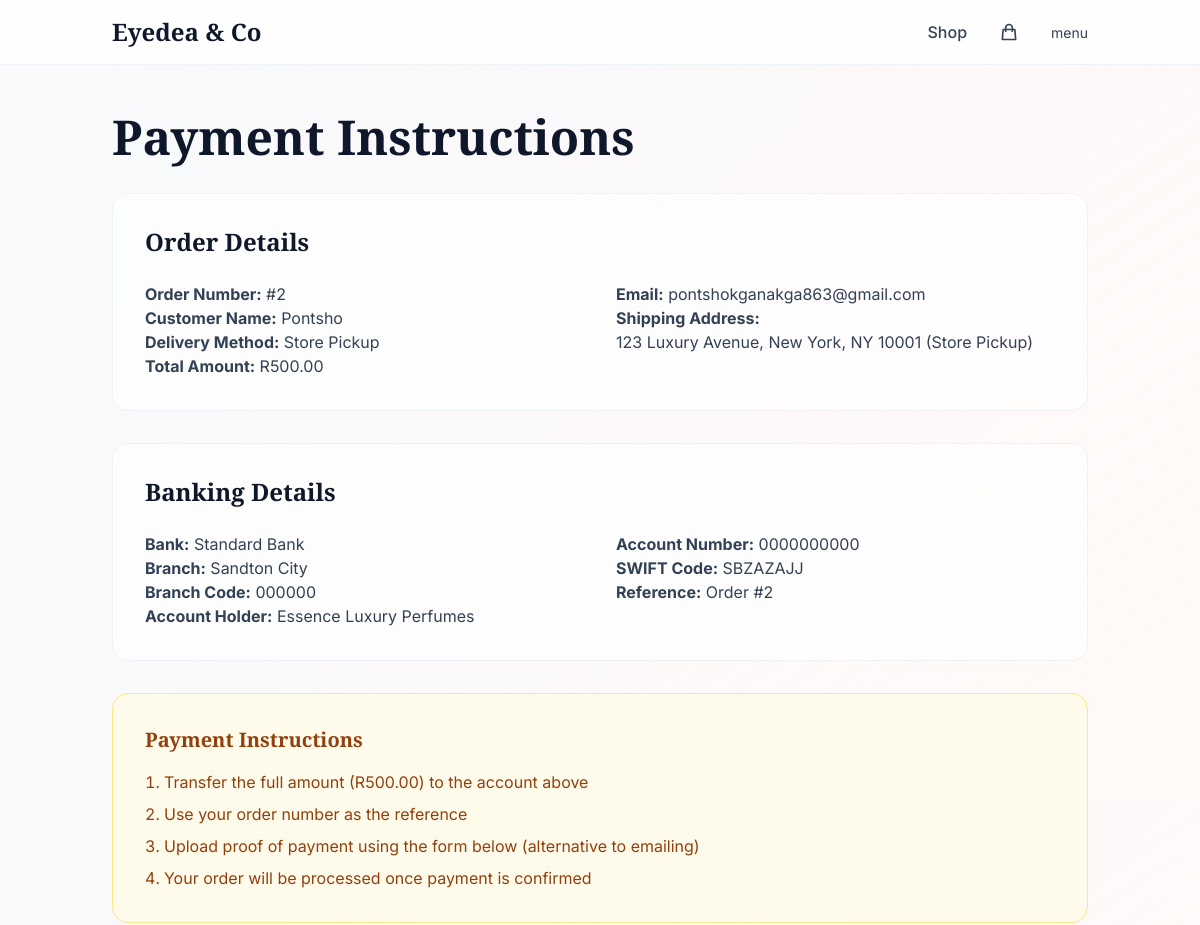
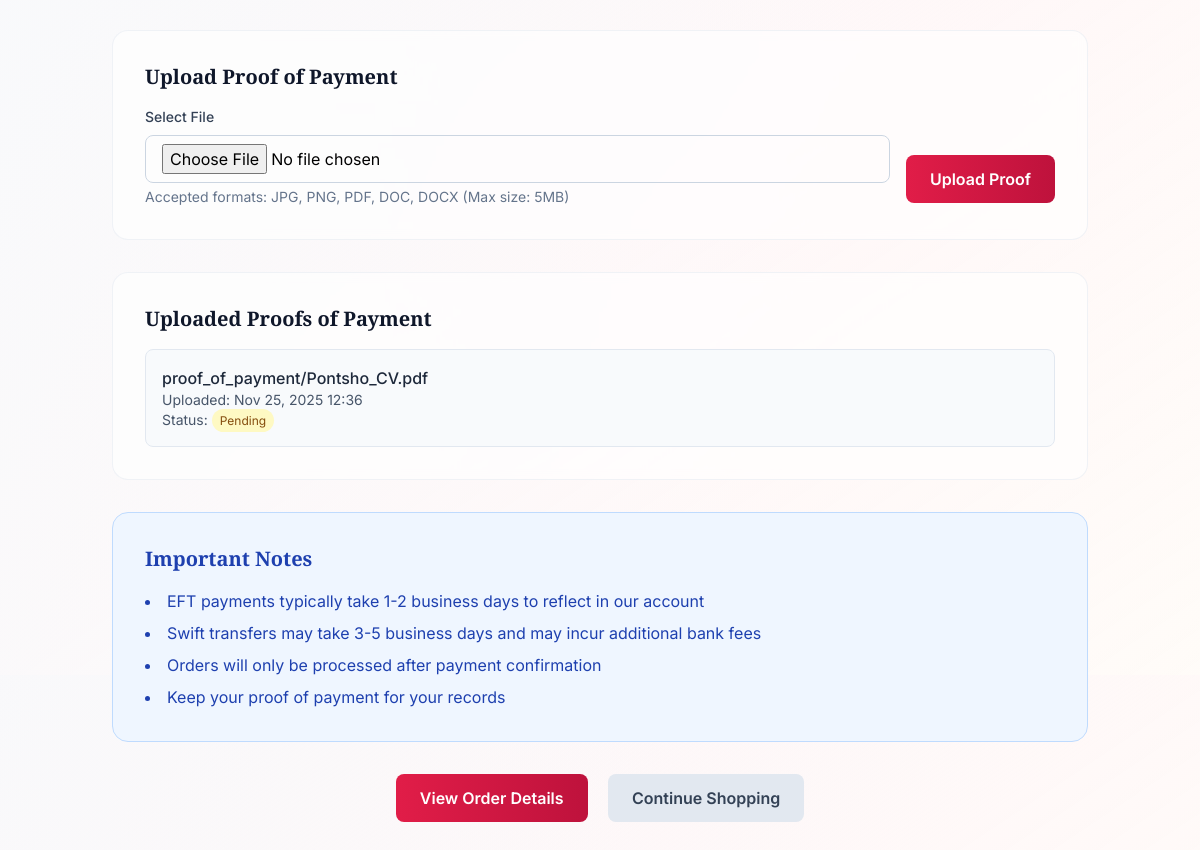
/api/auth/banking-details/2/ (signed in), run on the app's committed database (2 pictures, top to bottom).
### perfumes/models.py (models this page shows, shortened)
class Order(models.Model):
    ORDER_STATUS_CHOICES = [
        ('pending', 'Pending'),
        ('approved', 'Approved'),
        ('shipped', 'Shipped'),
        ('delivered', 'Delivered'),
        ('cancelled', 'Cancelled'),
    ]
    DELIVERY_METHOD_CHOICES = [
        ('shipping', 'Home Delivery'),
        ('pickup', 'Store Pickup'),
        ('pep_paxi', 'PEP/PAXI Delivery'),
    ]
    user = models.ForeignKey(User, on_delete=models.CASCADE)
    total = models.DecimalField(max_digits=10, decimal_places=2)
    status = models.CharField(max_length=20, choices=ORDER_STATUS_CHOICES, default='pending')
    delivery_method = models.CharField(max_length=20, choices=DELIVERY_METHOD_CHOICES, default='shipping')
    customer_name = models.CharField(max_length=255, null=True, blank=True)
    customer_email = models.EmailField(null=True, blank=True)
    shipping_address = models.TextField(null=True, blank=True)
    created_at = models.DateTimeField(auto_now_add=True)
    updated_at = models.DateTimeField(auto_now=True)

### authentication/models.py (models this page shows, shortened)
class BankingDetails(models.Model):
    bank_name = models.CharField(max_length=100, default='Standard Bank')
    account_holder_name = models.CharField(max_length=255, default='Essence Luxury Perfumes')
    account_number = models.CharField(max_length=50, default='0000000000')
    branch_code = models.CharField(max_length=20, default='000000')
    branch_name = models.CharField(max_length=100, default='Sandton City')
    swift_code = models.CharField(max_length=20, default='SBZAZAJJ', null=True, blank=True)
    reference_instruction = models.TextField(default="Use your order number as reference", blank=True)
    updated_at = models.DateTimeField(auto_now=True)
    class Meta:
        verbose_name = 'Banking Details'
        verbose_name_plural = 'Banking Details'

class ProofOfPayment(models.Model):
    STATUS_CHOICES = [
        ('pending', 'Pending'),
        ('confirmed', 'Confirmed'),
        ('rejected', 'Rejected'),
    ]
    order = models.ForeignKey('perfumes.Order', on_delete=models.CASCADE, related_name='proofs_of_payment')
    user = models.ForeignKey(User, on_delete=models.CASCADE)
    proof_image = models.ImageField(upload_to='proof_of_payment/', null=True, blank=True)
    proof_document = models.FileField(upload_to='proof_of_payment/', null=True, blank=True)
    uploaded_at = models.DateTimeField(auto_now_add=True)
    status = models.CharField(max_length=20, choices=STATUS_CHOICES, default='pending')
    notes = models.TextField(null=True, blank=True)
    class Meta:
        verbose_name = 'Proof of Payment'
        verbose_name_plural = 'Proof of Payments'

### authentication/views_admin.py (the view, shortened to what this page needs)
# urls.py: path('banking-details/<int:order_id>/', views_admin.banking_details_page, name='banking_details'),
def banking_details_page(request, order_id=None):
    banking_details, created = BankingDetails.objects.get_or_create(
        id=1,
        defaults={
            'bank_name': 'Standard Bank',
            'account_holder_name': 'Essence Luxury Perfumes',
            'account_number': '0000000000',
            'branch_code': '000000',
            'branch_name': 'Sandton City',
            'swift_code': 'SBZAZAJJ',
            'reference_instruction': 'Use your order number as reference'
        }
    )
    order = None
    proofs = None
    if order_id:
        try:
            from perfumes.models import Order
            order = Order.objects.get(id=order_id)
            proofs = ProofOfPayment.objects.filter(order=order, user=request.user).order_by('-uploaded_at')
        except:
            order = None
    context = {
        'banking_details': banking_details,
        'order': order,
        'proofs': proofs,
        'title': 'Banking Details - Make Payment'
    }
    return render(request, 'banking_details.html', context)

### authentication/context_processors.py (called while the page is built, shortened)
def contact_info(request):
    try:
        contact_info_instance = ContactInfo.objects.first()
        return {'contact_info': contact_info_instance}
    except:
        return {
            'contact_info': {
                'address': '123 Luxury Avenue',
                'city': 'New York',
                'state': 'NY',
                'zip_code': '10001',
                'email': 'contact@essence.com',
                'phone': '+1 (555) 123-4567'
            }
        }

### templates/banking_details.html (shortened to what this page needs)
{% extends "base.html" %}
{% block content %}
<div class="min-h-screen bg-gradient-to-br from-slate-50 via-rose-50/30 to-amber-50/20">
  <div class="container mx-auto px-6 py-12">
    <h1 class="text-4xl lg:text-5xl font-bold text-slate-900 mb-8" style="font-family: 'Playfair Display', serif;">
      Payment Instructions
    </h1>
    {% if order %}
    <div class="bg-white/60 backdrop-blur-sm rounded-2xl p-8 border border-slate-200/50 mb-8">
      <h2 class="text-2xl font-semibold text-slate-900 mb-6" style="font-family: 'Playfair Display', serif;">
        Order Details
      </h2>
      <div class="grid md:grid-cols-2 gap-8">
        <div>
          <p class="text-slate-700"><strong>Order Number:</strong> #{{ order.id }}</p>
          <p class="text-slate-700"><strong>Customer Name:</strong> {{ order.customer_name }}</p>
          <p class="text-slate-700"><strong>Delivery Method:</strong>
            {% if 'Store Pickup' in order.shipping_address %}
              Store Pickup
            {% else %}
              Home Delivery
            {% endif %}
          </p>
          <p class="text-slate-700"><strong>Total Amount:</strong> R{{ order.total|floatformat:2 }}</p>
        </div>
        <div>
          <p class="text-slate-700"><strong>Email:</strong> {{ order.customer_email }}</p>
          <p class="text-slate-700"><strong>Shipping Address:</strong></p>
          <p class="text-slate-700">{{ order.shipping_address }}</p>
        </div>
      </div>
    </div>
    {% endif %}
    <div class="bg-white/60 backdrop-blur-sm rounded-2xl p-8 border border-slate-200/50 mb-8">
      <h2 class="text-2xl font-semibold text-slate-900 mb-6" style="font-family: 'Playfair Display', serif;">
        Banking Details
      </h2>
      <div class="grid md:grid-cols-2 gap-8">
        <div>
          <p class="text-slate-700"><strong>Bank:</strong> {{ banking_details.bank_name }}</p>
          <p class="text-slate-700"><strong>Branch:</strong> {{ banking_details.branch_name }}</p>
          <p class="text-slate-700"><strong>Branch Code:</strong> {{ banking_details.branch_code }}</p>
          <p class="text-slate-700"><strong>Account Holder:</strong> {{ banking_details.account_holder_name }}</p>
        </div>
        <div>
          <p class="text-slate-700"><strong>Account Number:</strong> {{ banking_details.account_number }}</p>
          <p class="text-slate-700"><strong>SWIFT Code:</strong> {{ banking_details.swift_code }}</p>
          <p class="text-slate-700"><strong>Reference:</strong>
            {% if order %}
              Order #{{ order.id }}
            {% else %}
              Your Order Number
            {% endif %}
          </p>
        </div>
      </div>
    </div>
    <div class="bg-amber-50 border border-amber-200 rounded-2xl p-8 mb-8">
      <h3 class="text-xl font-semibold text-amber-800 mb-4">Payment Instructions</h3>
      <ol class="list-decimal list-inside space-y-2 text-amber-800">
        <li>Transfer the full amount (R{{ order.total|floatformat:2 }}) to the account above</li>
        <li>Use your order number as the reference</li>
        <li>Upload proof of payment using the form below (alternative to emailing)</li>
        <li>Your order will be processed once payment is confirmed</li>
      </ol>
    </div>
    {% if order %}
    <div class="bg-white/60 backdrop-blur-sm rounded-2xl p-8 border border-slate-200/50 mb-8">
      <h3 class="text-xl font-semibold text-slate-900 mb-4" style="font-family: 'Playfair Display', serif;">
        Upload Proof of Payment
      </h3>
      <form method="post" enctype="multipart/form-data" class="space-y-4">
        <div class="flex flex-col md:flex-row gap-4 items-start">
          <div class="flex-1 w-full">
            <label class="block text-sm font-medium text-slate-700 mb-2">Select File</label>
            <input
              type="file"
              name="proof_upload"
              accept=".jpg,.jpeg,.png,.pdf,.doc,.docx"
              class="w-full px-4 py-2 border border-slate-300 rounded-lg focus:outline-none focus:ring-2 focus:ring-rose-500 focus:border-transparent"
              required
            >
            <p class="text-sm text-slate-500 mt-1">Accepted formats: JPG, PNG, PDF, DOC, DOCX (Max size: 5MB)</p>
          </div>
          <div class="mt-6 md:mt-6">
            <button
              type="submit"
              class="px-6 py-3 bg-gradient-to-r from-rose-600 to-rose-700 text-white font-semibold rounded-lg hover:shadow-lg transition-shadow mt-6"
            >
              Upload Proof
            </button>
          </div>
        </div>
      </form>
    </div>
    {% if proofs %}
    <div class="bg-white/60 backdrop-blur-sm rounded-2xl p-8 border border-slate-200/50 mb-8">
      <h3 class="text-xl font-semibold text-slate-900 mb-4" style="font-family: 'Playfair Display', serif;">
        Uploaded Proofs of Payment
      </h3>
      <div class="space-y-4">
        {% for proof in proofs %}
        <div class="p-4 bg-slate-50 rounded-lg border border-slate-200">
          <div class="flex justify-between items-center">
            <div>
              <p class="font-medium text-slate-800">
                {% if proof.proof_image %}
                  {{ proof.proof_image.name|default:"Proof Image" }}
                {% elif proof.proof_document %}
                  {{ proof.proof_document.name|default:"Proof Document" }}
                {% else %}
                  Uploaded Proof
                {% endif %}
              </p>
              <p class="text-sm text-slate-600">Uploaded: {{ proof.uploaded_at|date:"M d, Y H:i" }}</p>
              <p class="text-sm text-slate-600">Status:
                <span class="px-2 py-1 rounded-full text-xs
                  {% if proof.status == 'confirmed' %}
                    bg-green-100 text-green-800
                  {% elif proof.status == 'rejected' %}
                    bg-red-100 text-red-800
                  {% else %}
                    bg-yellow-100 text-yellow-800
                  {% endif %}">
                  {{ proof.status|title }}
                </span>
              </p>
            </div>
          </div>
        </div>
        {% endfor %}
      </div>
    </div>
    {% endif %}
    {% endif %}
    <div class="bg-blue-50 border border-blue-200 rounded-2xl p-8">
      <h3 class="text-xl font-semibold text-blue-800 mb-4">Important Notes</h3>
      <ul class="list-disc list-inside space-y-2 text-blue-800">
        <li>EFT payments typically take 1-2 business days to reflect in our account</li>
        <li>Swift transfers may take 3-5 business days and may incur additional bank fees</li>
        <li>Orders will only be processed after payment confirmation</li>
        <li>Keep your proof of payment for your records</li>
      </ul>
    </div>
    {% if order %}
    <div class="mt-8 text-center">
      <a
        href="{% url 'order_detail' order_id=order.id %}"
        class="inline-block px-6 py-3 bg-gradient-to-r from-rose-600 to-rose-700 text-white font-semibold rounded-lg hover:shadow-lg transition-shadow mr-4"
      >
        View Order Details
      </a>
      <a
        href="{% url 'shop' %}"
        class="inline-block px-6 py-3 bg-slate-200 text-slate-700 font-semibold rounded-lg hover:bg-slate-300 transition-colors"
      >
        Continue Shopping
      </a>
    </div>
    {% endif %}
  </div>
</div>
{% endblock %}

### data on the page
Order: id "2", customer_name "Pontsho", total "500.00", customer_email "pontshokganakga863@gmail.com", shipping_address "123 Luxury Avenue, New York, NY 10001 (Store Pickup)"
BankingDetails: bank_name "Standard Bank", branch_name "Sandton City", branch_code "000000", account_holder_name "Essence Luxury Perfumes", account_number "0000000000", swift_code "SBZAZAJJ"
ProofOfPayment: proof_document.name "proof_of_payment/Pontsho_CV.pdf", uploaded_at "Nov 25, 2025 12:36", status "Pending"
